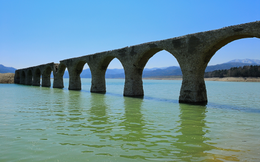
%> input picture Lab8/bridge.png, 260 x 162 px, shrunk from 480 x 300 before the run; its folder holds only this picture in this run
$ octave lab08.m   (GNU Octave 9; MATLAB toolbox functions it lacks are replaced by stand-ins)
%> lines starting %> are read from the running program, lines starting %| are printed output that depends on the picture; in (x1, y1, x2, y2) boxes, pixels count from 0 and x2, y2 are one past the last pixel; in counts of white or black regions, pixels touching at a corner belong together; the program's own positions count from 1
### Lab8/hough_transform.m
function [m, b] = hough_transform(edge_map)

    %% find x, y position from edge map
    [edge_y, edge_x] = find(edge_map);

    %% range of b
    H = size(edge_map, 1);
    b_range = -H : 1 : H;

    %% range of m
    m_step = 0.01;
    m_max = 5;
    m_min = -m_max;
    m_range = m_min : m_step : m_max;

    %% create vote matrix
    V = zeros(length(m_range), length(b_range));

    %% TODO: add votes
    for i=1:length(edge_y)
            y=edge_y(i);
            x=edge_x(i);
        for b_index=1:length(b_range)
            b=b_range(b_index);
            m =(-1/x*b)+(y/x);
            if(m_min <= m && m_max >= m)
                  m_index = round((m - m_min)/m_step)+1;
                  V(m_index, b_index) = V(m_index, b_index)+1;
            end
        end
    end


    %% visualize votes
    figure, imagesc(V); xlabel('b'); ylabel('m');


    %% find the maximal vote
    max_vote = max(V(:));
    [max_m_index, max_b_index] = find( V == max_vote );
    m = m_range(max_m_index);
    b = b_range(max_b_index);

end

### Lab8/hough_transform_polar.m
function [r, theta] = hough_transform_polar(edge_map)

    %% find x, y position from edge map
    [edge_y, edge_x] = find(edge_map);

    %% range of r
    H = size(edge_map, 1);
    W = size(edge_map, 2);

    r_max = round(sqrt(H^2 + W^2));
    r_min = -r_max;
    r_step = 1;
    r_range = r_min : r_step : r_max;

    %% range of theta
    theta_step = 0.01;
    theta_range = -pi/2 : theta_step : pi/2;

    %% create vote matrix
    V = zeros(length(r_range), length(theta_range));

    %% TODO: add votes
    for i=1:length(edge_y)
            y=edge_y(i);
            x=edge_x(i);
        for theta_index=1:length(theta_range)
            t=theta_range(theta_index);
            r = x*cos(t) + y*sin(t);
            if(r_min <= r && r_max >= r)
                  r_index = round((r - r_min)/r_step)+1;
                  V(r_index, theta_index) = V(r_index, theta_index)+1;
            end
        end
    end


    %% visualize votes
    figure, imagesc(V); xlabel('theta'); ylabel('r');

    %% find the maximal vote
    max_vote = max(V(:));
    [max_r_index, max_theta_index] = find( V == max_vote );
    r = r_range(max_r_index);
    theta = theta_range(max_theta_index);

end

### Lab8/lab08.m

%% load input image
%name = 'lines';
name = 'bridge';
%name = 'hill';

img = imread(sprintf('%s.png', name));
%> img is the input picture: size 162x260x3 uint8; mean R, G, B 103.5, 142.4, 155.2


%% extract edge map
edge_map = edge(rgb2gray(img), 'canny', 0.1, 3);
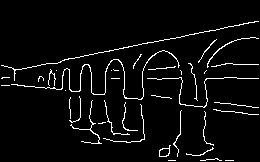
%> edge_map: size 162x260 logical; 4.5% white in thin lines or dots, all inside (x1, y1, x2, y2) = (1, 21, 259, 161)
figure, imshow(edge_map);


%% Hough Transform (vote for m and b)
[m, b] = hough_transform(edge_map);
%> in hough_transform, `[edge_y, edge_x] = find(edge_map);`: edge_y = 1893 values from 22 to 161; edge_x = 1893 values from 2 to 259
%> the loop in hough_transform, `for i=1:length(edge_y)` made 1893 passes
%> (y, x) on passes 1 to 3: (66, 2), (79, 2), (86, 2)
%> after the loop in hough_transform, `for i=1:length(edge_y)`:
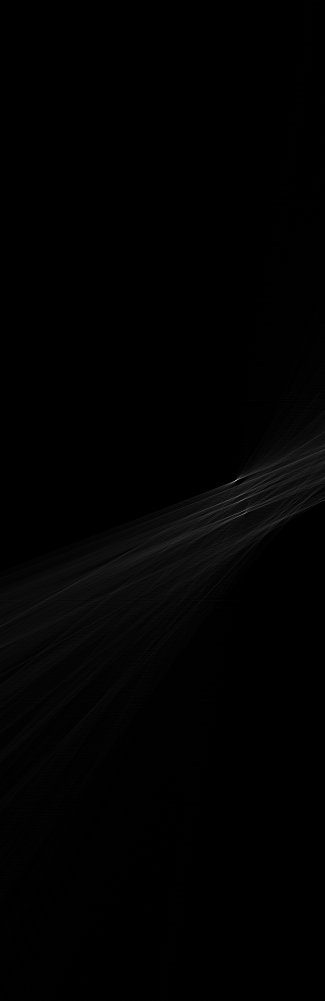
%> V: size 1001x325 double; min 0, max 168, mean 1.8
%> after the loop in hough_transform, `for i=1:length(edge_y)`: m_index = 483
%> in hough_transform, `max_vote = max(V(:));`: max_vote = 168
%> in hough_transform, `[max_m_index, max_b_index] = find( V == max_vote );`: max_m_index = 481; max_b_index = 236
%> in hough_transform, `m = m_range(max_m_index);`: m = -0.2
%> in hough_transform, `b = b_range(max_b_index);`: b = 73
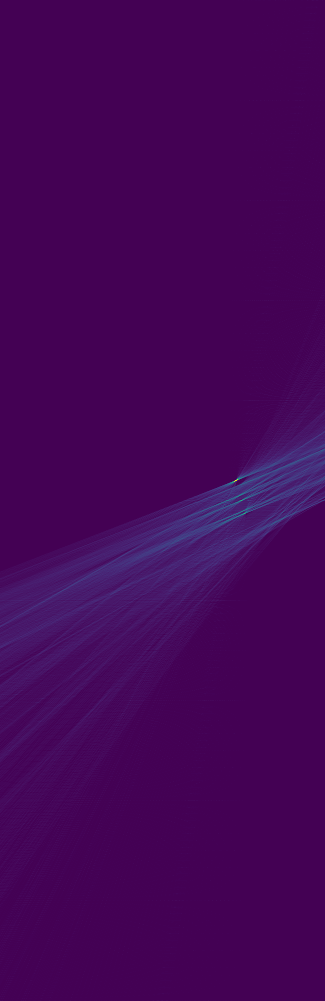
%> displayed picture: size 1001x325x3, on the screen's scale of 0 to 255; mean R, G, B 68.5, 4.8, 87.6
%> m = -0.2; b = 73
x = 1:size(img, 2);
%> x = 260 values from 1 to 260
y = m * x + b;
%> y = 260 values, max 72.8 at index 1, min 21 at index 260, mean 46.9

figure, imshow(img); title('Your implementation (mb)'); hold on;
plot(x, y, 'LineWidth', 4, 'Color', 'red');
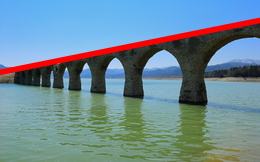
%> figure redrawn from the program's plot data; its title reads 'Your implementation (mb)'
h = gcf;
saveas(h, sprintf('%s_mb_line.png', name));

%% Hough Transform (vote for r and theta)
[r, theta] = hough_transform_polar(edge_map);
%> the loop in hough_transform_polar, `for i=1:length(edge_y)` made 1893 passes
%> after the loop in hough_transform_polar, `for i=1:length(edge_y)`:
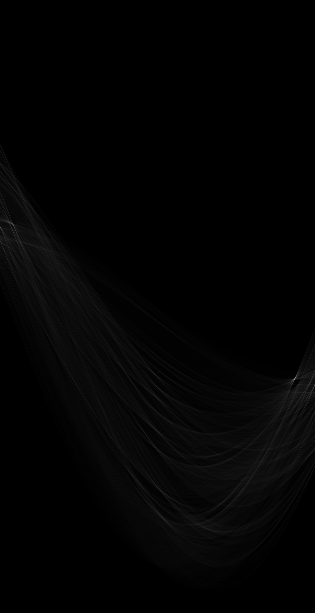
%> V: size 613x315 double; min 0, max 150, mean 3.1
%> after the loop in hough_transform_polar, `for i=1:length(edge_y)`: r_index = 422
%> in hough_transform_polar, `max_vote = max(V(:));`: max_vote = 150
%> in hough_transform_polar, `[max_r_index, max_theta_index] = find( V == max_vote );`: max_r_index = 380; max_theta_index = 295
%> in hough_transform_polar, `r = r_range(max_r_index);`: r = 73
%> in hough_transform_polar, `theta = theta_range(max_theta_index);`: theta = 1.37
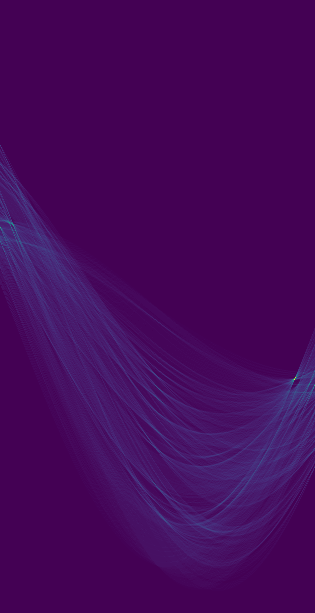
%> displayed picture: size 613x315x3, on the screen's scale of 0 to 255; mean R, G, B 69, 8.2, 90.9
%> r = 73; theta = 1.37
x = 1:size(img, 2);
y = -(cos(theta)/sin(theta)) * x + (r / sin(theta));
%> y = 260 values, max 74.3 at index 1, min 21.37 at index 260, mean 47.84

figure, imshow(img); title('Your implementation (polar)'); hold on;
plot(x, y, 'LineWidth', 4, 'Color', 'blue');
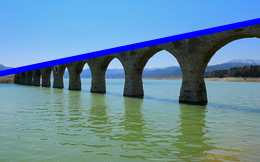
%> figure redrawn from the program's plot data; its title reads 'Your implementation (polar)'
h = gcf;
saveas(h, sprintf('%s_polar_line.png', name));
